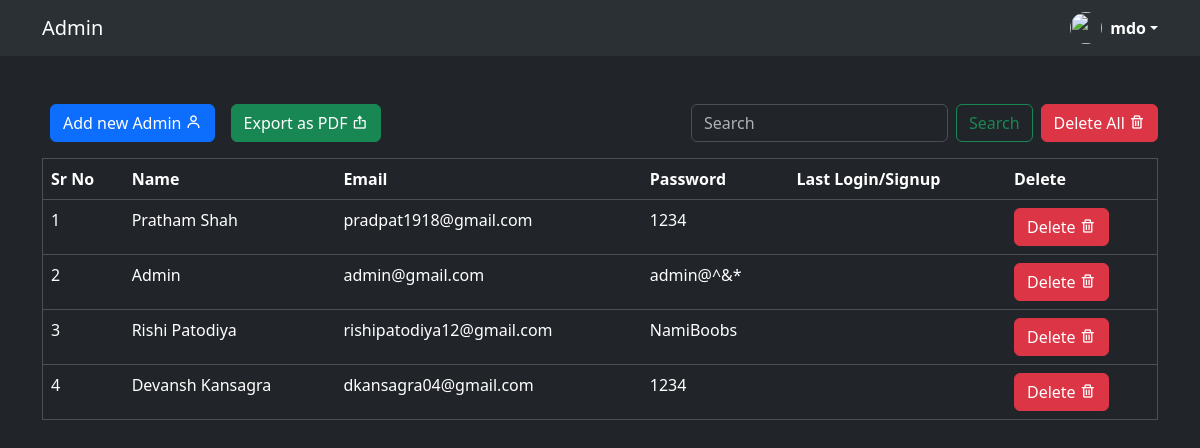
The app's page /php/adminPanel.php, older data.
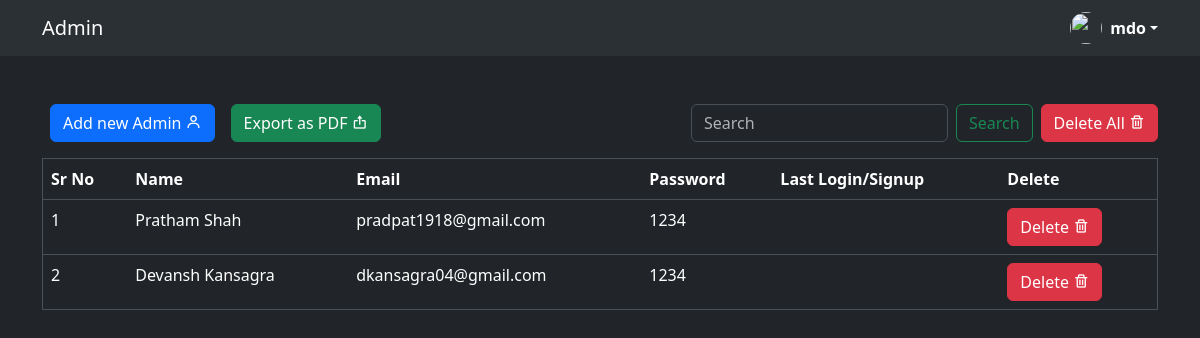
The same page, newer data.
### tables this page shows
CREATE TABLE `movieUsers` (
  `id` int(100) NOT NULL,
  `Name` varchar(50) NOT NULL,
  `Email` varchar(50) NOT NULL,
  `Password` varchar(64) NOT NULL,
  `profilePhoto` varchar(20) DEFAULT NULL,
  `DateOfBirth` varchar(10) NOT NULL,
  `Gender` char(1) DEFAULT NULL,
  `LastLogin` datetime(6) DEFAULT NULL
);

### php/adminPanel.php (the view, shortened to what this page needs)
<!DOCTYPE html>
<html lang="en">
<head>
  <link href="https://cdn.jsdelivr.net/npm/bootstrap@5.3.3/dist/css/bootstrap.min.css" rel="stylesheet">
  <link rel="stylesheet" href="https://cdnjs.cloudflare.com/ajax/libs/boxicons/2.0.7/css/boxicons.min.css">
</head>
<?php
  include('./config.php');
?>
<body data-bs-theme="dark">
  <nav class="navbar bg-body-tertiary">
    <div class="container">
      <a class="navbar-brand">Admin</a>
      <div class="dropdown">
        <a href="#" class="d-flex align-items-center text-white text-decoration-none dropdown-toggle" data-bs-toggle="dropdown" aria-expanded="false">
          <img src="https://github.com/mdo.png" alt="" width="32" height="32" class="rounded-circle me-2">
          <strong>mdo</strong>
        </a>
      </div>
    </div>
  </nav>
  <div class="container mt-5">
    <div class="d-flex justify-content-between">
      <div class="d-flex">
        <div class="mx-2">
        <a href="./adminSignupForm.php" target="" class="btn btn-primary">Add new Admin&nbsp;<i class='bx bx-user'></i></a>
        </div>
        <div class="mx-2">
          <a href="./generatePDF.php" target="__blank" class="btn btn-success">Export as PDF&nbsp;<i class='bx bx-export'></i></a>
        </div>
      </div>
        <div class="d-flex">
          <form class="d-flex mx-2" role="search">
            <input class="form-control me-2" type="search" placeholder="Search" aria-label="Search">
            <button class="btn btn-outline-success" type="submit">Search</button>
          </form>
        <a href="#" onclick="confirmDeleteAll()" class="btn btn-danger" id="deleteBtn">Delete All <i class="bx bx-trash"></i></a>
      </div>
    </div>
    <div class="row">
      <div class="col mt-3">
        <table class="table" id="dataTable" border=1>
          <thead>
            <tr>
              <th>Sr No</th>
              <th>Name</th>
              <th>Email</th>
              <th>Password</th>
              <th>Last Login/Signup</th>
              <th>Delete</th>
            </tr>
          </thead>
          <tbody>
            <?php
              $result = mysqli_query($conn, 'SELECT * FROM movieUsers');
              $id = 1;
              while ($data = mysqli_fetch_array($result)) {
                echo "<tr>";
                echo "<td>" . $id . "</td>";
                echo "<td>" . $data["Name"] . "</td>";
                echo "<td>" . $data["Email"] . "</td>";
                echo "<td>" . $data["Password"] . "</td>";
                echo "<td>" . $data["LastLogin"] . "</td>";
                echo '<td><a href="#" onclick="confirmDelete(' . $data['id'] . ')" class="btn btn-danger" id="deleteBtn">Delete <i class="bx bx-trash"></i></a></td>';
                echo "</tr>";
                $id += 1;
              }
            ?>
          </tbody>
        </table>
      </div>
    </div>
  </div>
</body>
</html>

Row changes from the older to the newer data that the page shows:
removed movieusers: Name "Admin", Email "admin@gmail.com", Password "admin@^&*"
removed movieusers: Name "Rishi Patodiya", Email "rishipatodiya12@gmail.com", Password "NamiBoobs"
